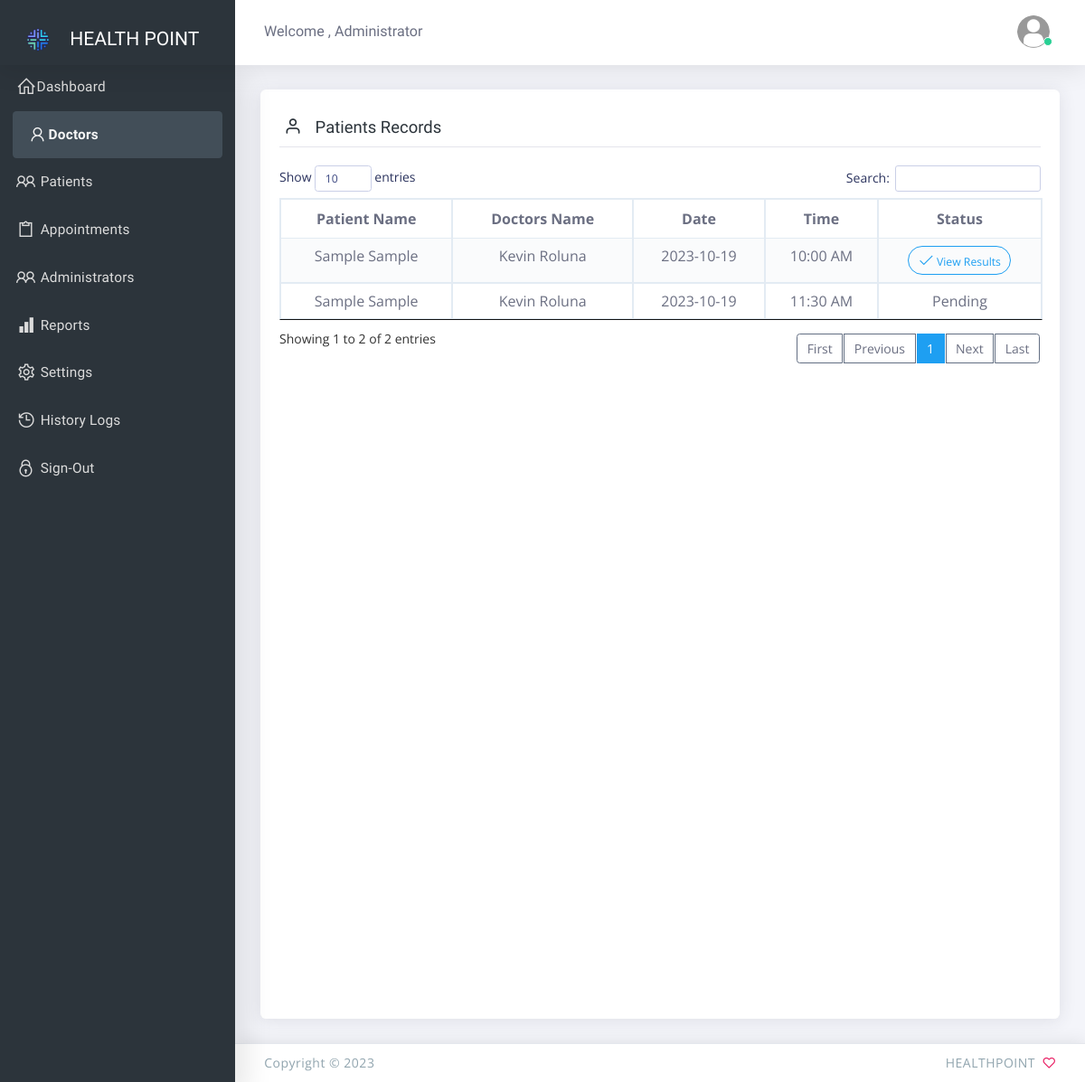
The app's page /admin/doctor-records?data=1 (signed in), older data.
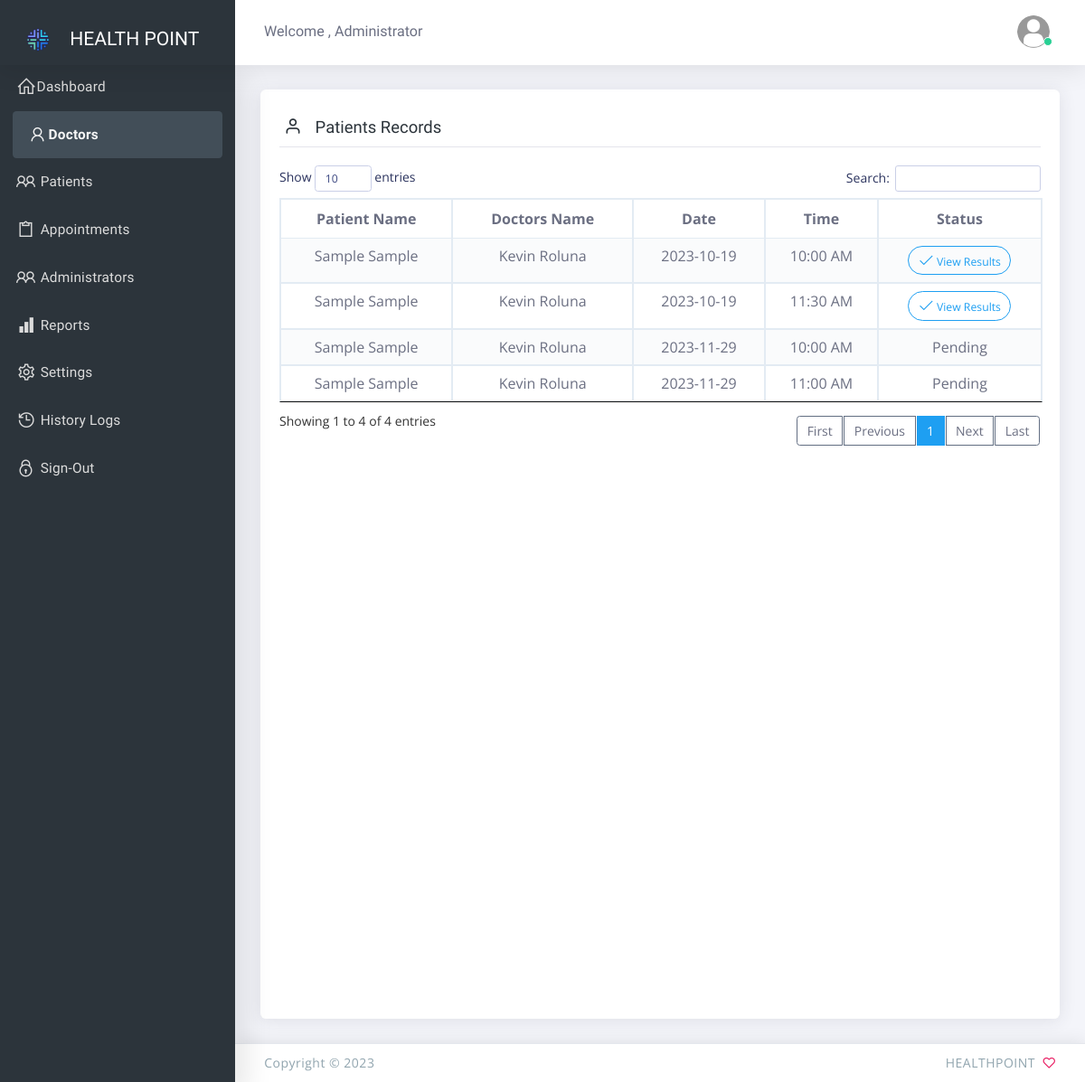
The same page, newer data.
### tables this page shows
CREATE TABLE `is_appointments` (
  `appointment_id` int(12) NOT NULL,
  `patient_id` int(12) NOT NULL,
  `doctors_id` int(12) NOT NULL,
  `appointment_time` varchar(100) NOT NULL,
  `appointment_date` varchar(100) NOT NULL,
  `status` int(1) NOT NULL,
  `consultation` text NOT NULL,
  `diagnosis` text NOT NULL,
  `treatment` text NOT NULL,
  `date_added` datetime NOT NULL DEFAULT current_timestamp()
);

CREATE TABLE `is_patients` (
  `patient_id` int(12) NOT NULL,
  `firstname` varchar(32) NOT NULL,
  `lastname` varchar(32) NOT NULL,
  `address` text NOT NULL,
  `contact` varchar(36) NOT NULL,
  `email` varchar(100) NOT NULL,
  `username` varchar(50) NOT NULL,
  `password` varchar(50) NOT NULL,
  `bp` text NOT NULL,
  `glucose` text NOT NULL,
  `heartrate` text NOT NULL,
  `cholesterol` text NOT NULL,
  `symptoms` text NOT NULL,
  `i_company` text NOT NULL,
  `i_number` text NOT NULL,
  `i_amount` text NOT NULL,
  `i_expiry` text NOT NULL,
  `is_active` int(1) NOT NULL,
  `date_added` timestamp NOT NULL DEFAULT current_timestamp()
);

CREATE TABLE `is_doctors` (
  `doctor_id` int(12) NOT NULL,
  `firstname` varchar(32) NOT NULL,
  `lastname` varchar(32) NOT NULL,
  `address` text NOT NULL,
  `contact` varchar(36) NOT NULL,
  `email` varchar(100) NOT NULL,
  `username` varchar(50) NOT NULL,
  `password` varchar(50) NOT NULL,
  `speciality` text NOT NULL,
  `is_active` int(1) NOT NULL,
  `date_added` timestamp NOT NULL DEFAULT current_timestamp()
);

### admin/controller/doctor.php (called while the page is built, shortened)
<?php
include('../controller/database.php');
$doctors_id = $_GET['data'];
$is_appointments = $mysqli->query("SELECT a.*, b.firstname as p_fname , b.lastname as p_lastname , c.firstname as d_fname , c.lastname as d_lname from is_appointments a
								   LEFT JOIN is_patients b on b.patient_id  = a.patient_id
								   LEFT JOIN is_doctors c on c.doctor_id   = a.doctors_id
								   where a.doctors_id  = '$doctors_id'
									");

### admin/doctor-records.php (the view, shortened to what this page needs)
  <?php include("include/header.php");?>
  <?php include("controller/doctor.php");?>
  <body class="vertical-layout vertical-menu-modern 2-columns   fixed-navbar" data-open="click" data-menu="vertical-menu-modern" data-col="2-columns">
   <?php include("include/nav.php");?>
    <div class="app-content content">
		<div class="content-wrapper">
        <div class="content-body">
	   <section id="basic-form-layouts">
		<div class="row match-height">
			<div class="col-md-12">
				<div class="card" style="height: 1028px;">
					<div class="card-content collapse show">
						<div class="card-body">
							<form class="form" method="POST">
								<div class="form-body">
									<h4 class="form-section"><i class="ft-user"></i> Patients Records</h4>
									<table class="table alt-pagination wallet-wrapper table-bordered table-striped">
									<thead>
										<tr>
											<th class="text-center">Patient Name</th>
											<th class="text-center">Doctors Name</th>
											<th class="text-center">Date</th>
											<th class="text-center">Time</th>
											<th class="text-center">Status</th>
										</tr>
									</thead>
									<tbody>
									<?php while($val = $is_appointments->fetch_object()){ ?>
										<tr>
											<td class="text-center"><?php echo $val->p_fname . ' '. $val->p_lastname;?></td>
											<td class="text-center"><?php echo $val->d_fname . ' '. $val->d_lname;?></td>
											<td class="text-center"><?php echo $val->appointment_date;?></td>
											<td class="text-center"><?php echo $val->appointment_time;?></td>
											<td class="text-center"><?php if( $val->status == 0) { echo "Pending";} else { echo '<a href="#" data-toggle="modal" data-backdrop="false" data-target="#results'.$val->appointment_id.'" class="btn round btn-outline-info btn-sm"> <i class="la la-check"></i> View Results </a>';} ?></td>
										</tr>
										<div class="modal fade text-left" id="results<?php echo $val->appointment_id;?>" tabindex="-1" role="dialog" aria-labelledby="myModalLabel4" style="display: none;" aria-hidden="true">
											<div class="modal-dialog" role="document">
												<div class="modal-content">
												</form>
												</div>
											</div>
										</div>
									<?php } ?>
								</div>
						</div>
					</div>
				</div>
			</div>
<?php include("include/footer.php");?>

Row changes from the older to the newer data that the page shows:
changed is_appointments "11:30 AM": status "Pending" → "View Results"
added is_appointments: patient.firstname "Sample", patient.lastname "Sample", is_doctors.firstname "Kevin", is_doctors.lastname "Roluna", appointment_date "2023-11-29", appointment_time "10:00 AM", status "Pending"
added is_appointments: patient.firstname "Sample", patient.lastname "Sample", is_doctors.firstname "Kevin", is_doctors.lastname "Roluna", appointment_date "2023-11-29", appointment_time "11:00 AM", status "Pending"
Text that changed along with them:
text written by a page script: "Show entries Search: Showing 1 to 2 of 2 entries First Previous 1 Next Last" → "Show entries Search: Showing 1 to 4 of 4 entries First Previous 1 Next Last"
